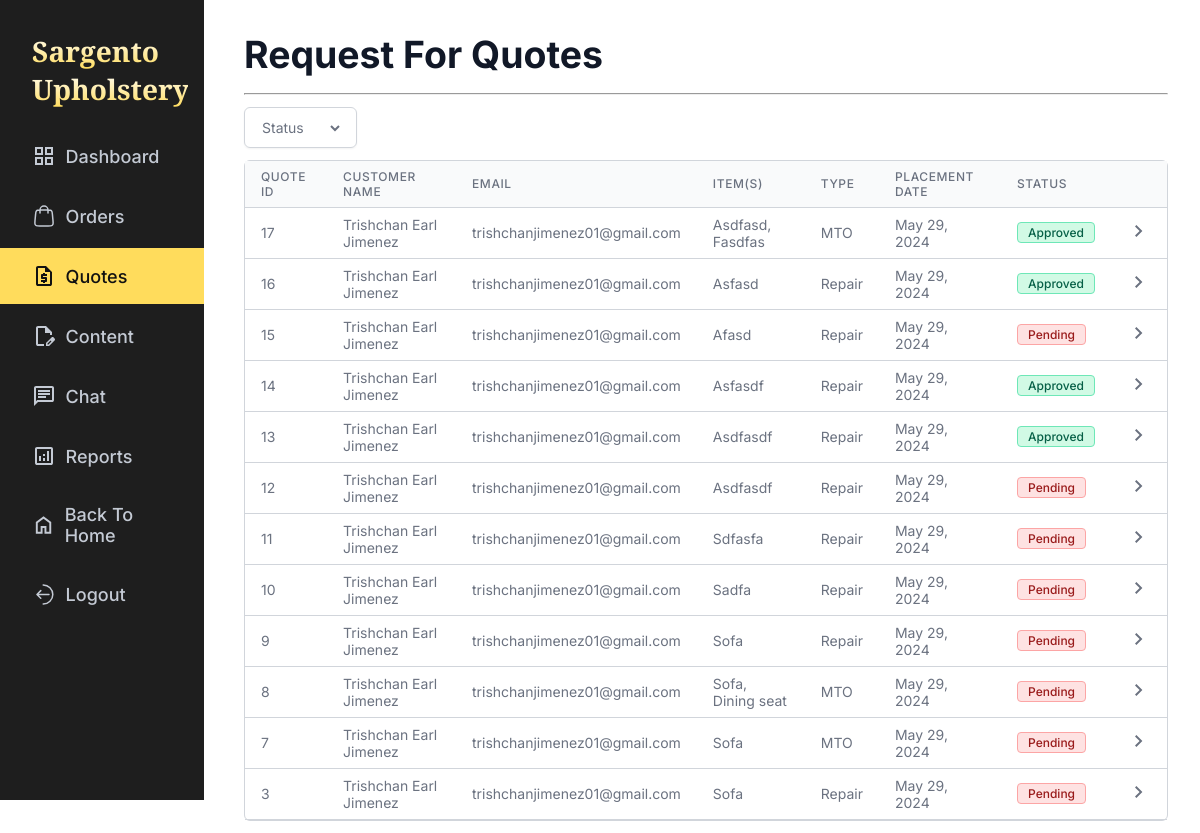
The page /admin/quotations.php (signed in) on the database its author committed.
### tables this page shows
CREATE TABLE IF NOT EXISTS `quotes` (
  `quote_id` int NOT NULL AUTO_INCREMENT,
  `customer_id` int DEFAULT NULL,
  `service_type` enum('','repair','mto') DEFAULT NULL,
  `total_price` float DEFAULT NULL,
  `quote_status` enum('pending','approved','modified','rejected','accepted','cancelled') DEFAULT 'pending',
  `created_at` timestamp NULL DEFAULT CURRENT_TIMESTAMP,
  `updated_at` timestamp NULL DEFAULT CURRENT_TIMESTAMP ON UPDATE CURRENT_TIMESTAMP,
  PRIMARY KEY (`quote_id`),
  KEY `quotes_customer_id_fk` (`customer_id`)
);

CREATE TABLE IF NOT EXISTS `users` (
  `user_id` int NOT NULL AUTO_INCREMENT,
  `name` varchar(255) DEFAULT NULL,
  `email` varchar(255) NOT NULL,
  `password` char(255) NOT NULL,
  `user_type` enum('customer','admin') NOT NULL,
  `contact_number` varchar(11) NOT NULL,
  `token_hash` varchar(255) DEFAULT NULL,
  `token_expiry` datetime DEFAULT NULL,
  PRIMARY KEY (`user_id`)
);

### admin/quotations.php (the view, shortened to what this page needs)
<?php
    require '../database_connection.php';
    $quotationSql = "
        SELECT
            Q.quote_id,
            U.name,
            U.email,
            q.service_type AS type,
            GROUP_CONCAT(CONCAT(UPPER(SUBSTRING(I.furniture, 1, 1)), LOWER(SUBSTRING(I.furniture, 2))) SEPARATOR ', ') AS item,
            q.created_at AS placement_date,
            q.quote_status AS status
        FROM
            quotes Q
        JOIN
            users U ON U.user_id = Q.customer_id
        LEFT JOIN
            items I USING(quote_id)
        WHERE
            Q.quote_status = 'pending'
            OR Q.quote_status = 'approved'
        GROUP BY
            Q.quote_id
        ORDER BY
            Q.quote_id DESC
    ";
    $stmt = $conn->prepare($quotationSql);
    $stmt->execute();
    $quotations = $stmt->fetchAll(PDO::FETCH_ASSOC);
?>
<!DOCTYPE html>
<html lang="en">
<head>
    <link rel="stylesheet" href="../css/global.css">
    <link rel="stylesheet" href="../css/admin/quotations.css">
</head>
<body>
    <div class="orders">
        <?php require 'sidebar.php' ?>
        <div class="order-list">
            <p class="main-title">Request For Quotes</p>
            <hr class="divider">
            <form class="order-filters" method="get" action="">
                <div class="filter-type selector-container">
                    <select name="order-type" id="" class="selector">
                        <option value="default">Status</option>
                    </select>
                </div>
            </form>
            <table class="order-table">
                <thead>
                    <tr>
                        <th>Quote Id</th>
                        <th>Customer Name</th>
                        <th>Email</th>
                        <th>Item(s)</th>
                        <th>Type</th>
                        <th>Placement Date</th>
                        <th>Status</th>
                        <th></th>
                    </tr>
                </thead>
                <tbody>
                    <?php
                        foreach($quotations AS $quote) {
                            $date = date('M d, Y', strtotime($quote['placement_date']));
                            $type = ($quote['type'] === "mto") ? "MTO" : "Repair";
                            $status = $quote['status'];
                            $status_text = ($status === "pending") ? "Pending" : "Approved";
                            echo "
                            <tr data-id='{$quote['quote_id']}'>
                                <td>{$quote['quote_id']}</td>
                                <td>{$quote['name']}</td>
                                <td>{$quote['email']}</td>
                                <td>{$quote['item']}</td>
                                <td>{$type}</td>
                                <td>{$date}</td>
                                <td class='prod-status status'>
                                    <span data-prod-status='{$status}'>{$status_text}</span>
                                </td>
                                <td class='chevron-right'>
                                    <a href='quotation_details.php?quote-id={$quote['quote_id']}'>
                                        <svg xmlns='http://www.w3.org/2000/svg' height='24px' viewBox='0 -960 960 960' width='24px' fill='#6B7280'><path d='M504-480 320-664l56-56 240 240-240 240-56-56 184-184Z'/></svg>
                                    </a>
                                </td>
                            </tr>
                            ";
                        }
                    ?>
                </tbody>
            </table>
        </div>
    </div>
</body>
</html>

### css/global.css (style rules this page uses)
:root { --fs-48: clamp(28px, 3.12vw, 48px); --fs-40: clamp(26px, 2.59vw, 40px); --fs-36: clamp(25px, 2.34vw, 36px); --fs-32: clamp(24px, 2.08vw, 32px); --fs-24: clamp(22px, 1.56vw, 24px); --fs-20: clamp(18px, 1.3vw, 20px); --fs-18: clamp(16px, 1.17vw, 18px); --fs-16: clamp(14px, 0.78vw, 16px); }
* { box-sizing: border-box; margin: 0; padding: 0; text-decoration: none; }
body { font-family: 'Playfair Display', sans-serif; }
.main-title { font-size: var(--fs-48); font-weight: bold; }

### css/admin/quotations.css (style rules this page uses)
.orders { display: flex; }
.order-list { padding-left: 2.5rem; padding-top: 2rem; padding-right: 2rem; width: 83%; }
.main-title { color: var(--gray-900, #111827); font-size: 1.5rem; font-weight: 600; margin-bottom: 1rem; }
.divider { background: var(--gray-300, #D1D5DB); color: #D1D5DB; height: 0.0625rem; align-self: stretch; }
.chevron-right { cursor: pointer; }
.prod-status, .payment-status { font-size: 0.75rem; font-weight: 500; }
.prod-status span, .payment-status span { display: none; }
.status span { display: inline-block; padding: 0.125rem 0.625rem; width: auto; border-radius: 0.25rem; text-align: center; font-size: 0.75rem; font-weight: 500; cursor: pointer; text-transform: capitalize; }
.status span[data-prod-status="pending"] { color: var(--red-800, #991B1B); border: 1px solid var(--red-300, #FCA5A5); background: var(--red-100, #FEE2E2); }
.status span[data-prod-status="approved"] { color: var(--green-800, #065F46); border: 1px solid var(--green-300, #6EE7B7); background: var(--green-100, #D1FAE5); }
.order-filters { display: flex; margin: 0.75rem 0; gap: 1rem; }
.selector-container { padding: 0.5625rem 0.8125rem; border-radius: 0.375rem; border: 1px solid var(--gray-300, #D1D5DB); box-shadow: 0px 1px 2px 0px rgba(0, 0, 0, 0.05); }
.selector { color: #6B7280; font-size: 0.875rem; outline: transparent; border: transparent; background-color: #fff; }

### rows shown on the page
quotes: quote_id "17", customer.name "Trishchan Earl Jimenez", customer.email "trishchanjimenez01@gmail.com", item "Asdfasd, Fasdfas", service_type "MTO", created_at "May 29, 2024", quote_status "Approved"
quotes: quote_id "16", customer.name "Trishchan Earl Jimenez", customer.email "trishchanjimenez01@gmail.com", item "Asfasd", service_type "Repair", created_at "May 29, 2024", quote_status "Approved"
quotes: quote_id "15", customer.name "Trishchan Earl Jimenez", customer.email "trishchanjimenez01@gmail.com", item "Afasd", service_type "Repair", created_at "May 29, 2024", quote_status "Pending"
quotes: quote_id "14", customer.name "Trishchan Earl Jimenez", customer.email "trishchanjimenez01@gmail.com", item "Asfasdf", service_type "Repair", created_at "May 29, 2024", quote_status "Approved"
quotes: quote_id "13", customer.name "Trishchan Earl Jimenez", customer.email "trishchanjimenez01@gmail.com", item "Asdfasdf", service_type "Repair", created_at "May 29, 2024", quote_status "Approved"
quotes: quote_id "12", customer.name "Trishchan Earl Jimenez", customer.email "trishchanjimenez01@gmail.com", item "Asdfasdf", service_type "Repair", created_at "May 29, 2024", quote_status "Pending"
quotes: quote_id "11", customer.name "Trishchan Earl Jimenez", customer.email "trishchanjimenez01@gmail.com", item "Sdfasfa", service_type "Repair", created_at "May 29, 2024", quote_status "Pending"
quotes: quote_id "10", customer.name "Trishchan Earl Jimenez", customer.email "trishchanjimenez01@gmail.com", item "Sadfa", service_type "Repair", created_at "May 29, 2024", quote_status "Pending"
quotes: quote_id "9", customer.name "Trishchan Earl Jimenez", customer.email "trishchanjimenez01@gmail.com", item "Sofa", service_type "Repair", created_at "May 29, 2024", quote_status "Pending"
quotes: quote_id "8", customer.name "Trishchan Earl Jimenez", customer.email "trishchanjimenez01@gmail.com", item "Sofa, Dining seat", service_type "MTO", created_at "May 29, 2024", quote_status "Pending"
quotes: quote_id "7", customer.name "Trishchan Earl Jimenez", customer.email "trishchanjimenez01@gmail.com", item "Sofa", service_type "MTO", created_at "May 29, 2024", quote_status "Pending"
quotes: quote_id "3", customer.name "Trishchan Earl Jimenez", customer.email "trishchanjimenez01@gmail.com", item "Sofa", service_type "Repair", created_at "May 29, 2024", quote_status "Pending"
